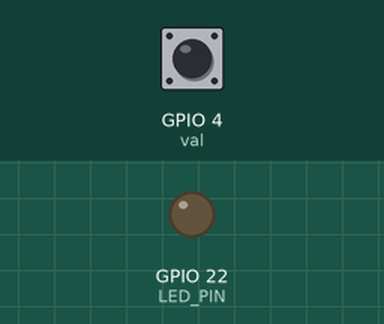
A program run on a simulated Raspberry Pi (BCM pin numbers). On the bench: output pins drawn as LEDs (lit = HIGH). Inputs (shaded band) come from the test bench; at power-on: GPIO 4 (val) LOW.

Above: at 1.2 s.
1.3 s: GPIO 4 (val) pulled HIGH for 0.15 s
At 1.37 s:
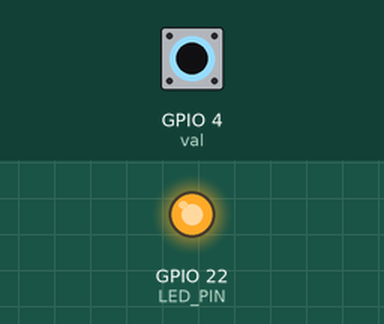
2.9 s: GPIO 4 (val) pulled HIGH for 3.2 s
At 6.6 s:
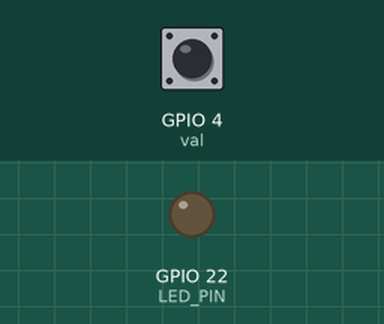
Timing chart, 0 to 8.1 s (numbered marks = the images above; inputs shaded):
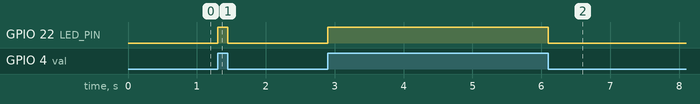

The program:

led_bySwitch.py
```python
import RPi.GPIO as GPIO

LED_PIN = 22
switchPin = 4
GPIO.setmode(GPIO.BCM)
GPIO.setup(switchPin, GPIO.IN, pull_up_down=GPIO.PUD_DOWN)
GPIO.setup(LED_PIN, GPIO.OUT)

try:
    while 1:
        val  = GPIO.input(4)
        GPIO.output(LED_PIN, val)

finally:
    GPIO.cleanup()
```

Measured:
- after the input at 1.3 s, GPIO 22 (LED_PIN): LOW → HIGH at once, → LOW 0.15 s later
- after the input at 2.9 s, GPIO 22 (LED_PIN): LOW → HIGH at once, → LOW 3.2 s later
